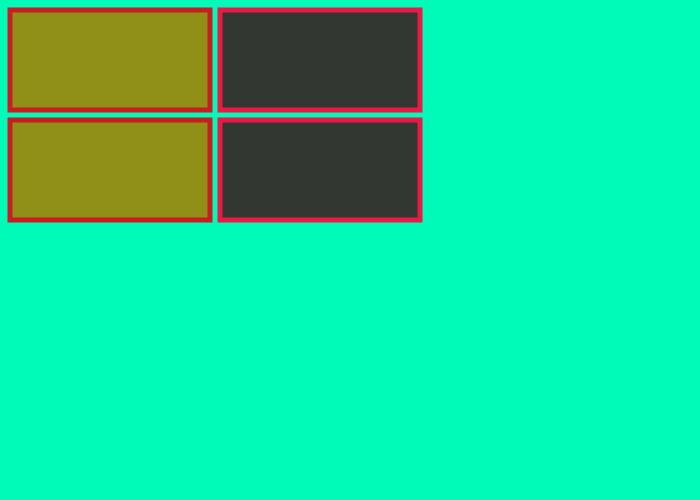
Frame 1 (no input)
Frame 60 (no input): identical to frame 1, image omitted
Frame 120 (the mouse pressed at the canvas centre since frame 60): identical to frame 1, image omitted

The p5.js sketch that drew this single still picture (run headless with seeded random() and noise() and a simulated clock; from frame 60 on, the mouse is pressed at the canvas centre):

// p5.js sketch
// ── sketch.js
function setup()
{
  createCanvas(700,500);
  
}

function draw()
{
	background(0,250,184)

	// change the paint brush to a specific color according to RGB values
	// this color applies only to the inside color of a shape
	fill(144,144,25);

	// change the paint brush to a specific color according to RGB values
	// this color applies only to the outside color of a shape
	stroke(200,29,33);

	// modifies the thickness of the border of an object
	strokeWeight(5);


	rect(10,10,200,100);
	rect(10,120,200,100);


	fill(50,55,50);    
	stroke(235,25,69);
	strokeWeight(5);

	rect(220,10,200,100);
	rect(220,120,200,100);	

}
